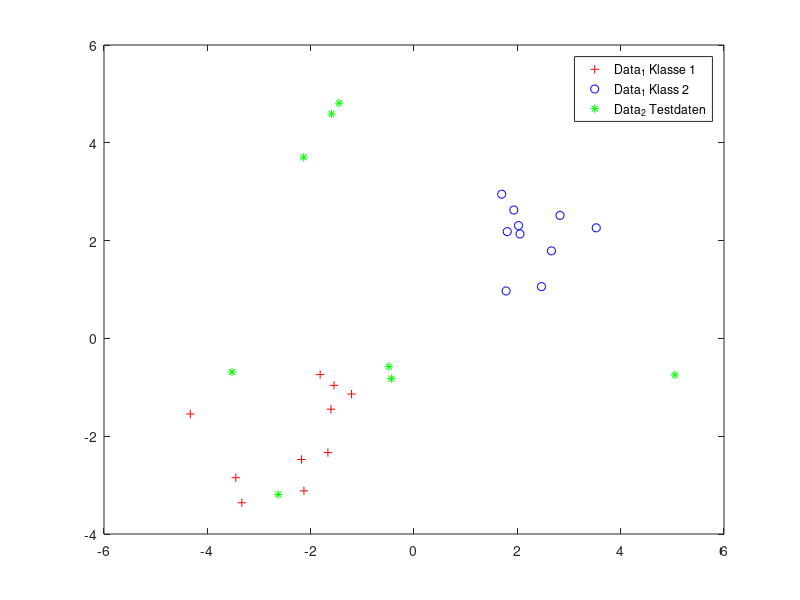

Source code (MATLAB): (Note: this script raises an error after producing the figure.)
Data_1=load("knnDataTrain.txt");
Data_2=load("knnDataTest.txt");

figure('Name','Aufgabe 3: kNN-Klassifikation ','NumberTitle','off');
plot([Data_1(1:10,1)],[Data_1(1:10,2)],'r+');
hold on;
plot([Data_1(11:end,1)],[Data_1(11:end,2)],'bo');
plot([Data_2(:,1)],[Data_2(:,2)],'g*');
legend("Data_1 Klasse 1","Data_1 Klass 2", "Data_2 Testdaten");
hold off;

k=input("Bitte geben Sie den gewuenschten K-Wert fuer die kNN-Klassifikation ein: ");
if k<1
    error("Zu geringe Eingabe des K-Werts!");
end
if k>19
    error("Zu hoher K-Wert, nicht genuegend Trainingsdaten vorhanden!");
end
Test_Data=knnClassifier(Data_1,Data_2,k);


figure('Name','Aufgabe 3: kNN-Klassifikation','NumberTitle','off');
plot([Data_1(1:10,1)],[Data_1(1:10,2)],'r+');
hold on;
plot([Data_1(11:end,1)],[Data_1(11:end,2)],'bo');

[Rows, Cols] = size(Test_Data(:,:));
for r=1:Rows
    if Test_Data(r,3)==1
        plot([Test_Data(r,1)],[Test_Data(r,2)],'r+');
    else
        plot([Test_Data(r,1)],[Test_Data(r,2)],'bo');
    end
end
legend("Klasse 1","Klass 2");
hold off;
